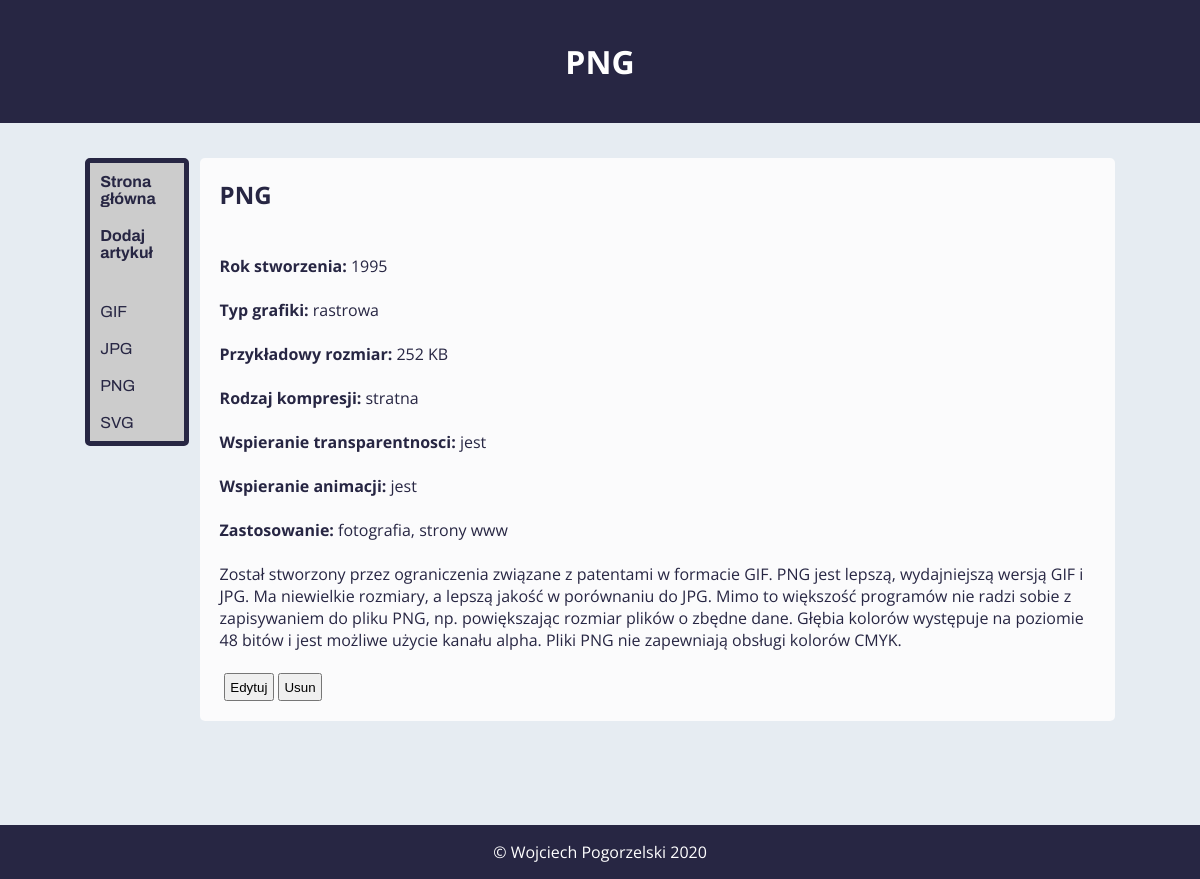
Screenshot of /show.php?id=5 with the database file from the repository.
### tables this page shows
CREATE TABLE `article` (
  `id` bigint(20) UNSIGNED NOT NULL,
  `header` varchar(255) NOT NULL
);

CREATE TABLE `articlebody` (
  `id` bigint(20) UNSIGNED NOT NULL,
  `id_article` bigint(20) UNSIGNED DEFAULT NULL,
  `body` text NOT NULL,
  `rok` text NOT NULL,
  `typ` text NOT NULL,
  `size` text NOT NULL,
  `rodzaj` text NOT NULL,
  `transparent` text NOT NULL,
  `animacje` text NOT NULL,
  `zastosowanie` text NOT NULL
);

### show.php (called while the page is built)
<?php include 'header.php';?>
<?php include 'nav.php';?>
<?php include 'article.php'; ?>
<?php include 'footer.php';?>

### article.php (the view, shortened to what this page needs)
<?php
$id=$_GET["id"];
echo "<article>";
$con = mysqli_connect("localhost", "root", "", "graphics");
$sql = "SELECT * FROM articlebody ab INNER JOIN article a ON a.id=ab.id_article WHERE a.id='$id'";
$done = mysqli_query($con, $sql);
if (mysqli_num_rows($done) > 0){
    while ($row = mysqli_fetch_assoc($done)){
        $id=$row["id"];
        echo "<h2>".$row["header"]."</h2><br>";
        echo "<br>";
        echo "<p><b>Rok stworzenia: </b>".$row["rok"]."</p><br>";
        echo "<p><b>Typ grafiki: </b>".$row["typ"]."</p><br>";
        echo "<p><b>Przykładowy rozmiar: </b>".$row["size"]."</p><br>";
        echo "<p><b>Rodzaj kompresji: </b>".$row["rodzaj"]."</p><br>";
        echo "<p><b>Wspieranie transparentnosci: </b>".$row["transparent"]."</p><br>";
        echo "<p><b>Wspieranie animacji: </b>".$row["animacje"]."</p><br>";
        echo "<p><b>Zastosowanie: </b>".$row["zastosowanie"]."</p><br>";
        echo "<p>".$row["body"]."</p><br>";
    }
}
echo "<a href='edit.php?id=$id'><button class='edit' style='margin-left: 0.5%; float: left; padding: 0.5%'>Edytuj</button></a> ";
echo "<form method=\"POST\" onsubmit=\"return confirm('Jestes pewny?');\">
            <input type=\"hidden\" name=\"_METHOD\" value=\"DELETE\">
            <input type=\"hidden\" name=\"id\" value=\"<?php echo $id; ?\">
        <button type=\"submit\" style='margin-left: 0.5%; float: left; padding: 0.5%'>Usun</button>
        </form>";
echo "</article>";
echo "</section>";
?>

### header.php (shortened to what this page needs)
<?php
echo '
<!doctype html>
<html lang="en">
<head>
    <meta charset="UTF-8">
    <meta name="viewport"
          content="width=device-width, user-scalable=no, initial-scale=1.0, maximum-scale=1.0, minimum-scale=1.0">
    <meta http-equiv="X-UA-Compatible" content="ie=edge">
    <meta name="author" content="Wojciech Pogorzelski 3c, SCI">
    <link rel="stylesheet" href="betterstyle.css">
<link href="https://fonts.googleapis.com/css?family=Archivo:500|Open+Sans:300,700" rel="stylesheet">
    <title>Graphics files</title>
</head>
<body>';
$curPageName = substr($_SERVER["SCRIPT_NAME"], strrpos($_SERVER["SCRIPT_NAME"], "/") + 1);
if ($curPageName == "show.php"){
    $id=$_GET["id"];
    $con = mysqli_connect("localhost", "root", "", "graphics");
    $sql = "SELECT * FROM article a WHERE a.id=$id";
    $done = mysqli_query($con, $sql);
    if (mysqli_num_rows($done) > 0){
        while ($row = mysqli_fetch_assoc($done)){
            echo "<header><h1>".$row["header"]."</h1></header>";
        }
    }
}
?>

### nav.php (shortened to what this page needs)
<?php
echo "<section>";
echo "<nav>";
echo "<ul>";
echo "<li><a href='index.php'><b>Strona główna</b></a></li>";
echo "<li><a href='add.php'><b>Dodaj artykuł</b></a></li>";
echo "<li><br></li>";
$con = mysqli_connect("localhost", "root", "", "graphics");
$sql = "SELECT * FROM article";
$done = mysqli_query($con, $sql);
if (mysqli_num_rows($done) > 0){
    while ($row = mysqli_fetch_assoc($done)){
        echo "<li><a href='show.php?id=".$row["id"]."'>".$row["header"]."</a></li>";
    }
}
echo "</ul>";
echo "</nav>";
?>

### betterstyle.css (style rules this page uses)
* { margin: 0px; padding: 0px; box-sizing: border-box; }
body { font-family: 'Open Sans', sans-serif; margin: 0 auto; align-content: center; width: 100%; background-color: #e6ecf2; color: white; position: relative; padding-bottom: 58px; min-height: 100vh; }
header { background-color: #272643; text-align: center; padding: 40px; }
nav { float: left; width: 10%; background: #ccc; margin: 0.5%; border: solid 5px #272643; border-radius: 5px; margin-bottom: 100px; }
nav ul { list-style-type: none; padding: 0; }
nav a { display:block; padding: 10px; color: #272643; text-decoration: none; font-family: 'Archivo', sans-serif; }
nav li { width: 100%; overflow: hidden; text-overflow: ellipsis; }
article { float: left; padding: 20px; width: 88%; margin: 0.5%; color: #272643; background-color: #fbfbfc; margin-bottom: 100px; border-radius: 5px; }
section { width: 90vw; margin: 0 auto; padding: 30px 20px; }

### rows the page displays
article: header "PNG"
article: header "GIF"
article: header "JPG"
article: header "SVG"
articlebody: id_article.header "PNG", rok "1995", typ "rastrowa", size "252 KB", rodzaj "stratna", transparent "jest", animacje "jest", zastosowanie "fotografia, strony www", body "Został stworzony przez ograniczenia związane z patentami w formacie GIF. PNG jest lepszą, wydajniejszą wersją GIF i JPG. Ma niewielkie rozmiary, a lepszą jakość w porównaniu do JPG. Mimo to większość programów nie radzi sobie z zapisywaniem do pliku PNG, np. powiększając rozmiar plików o zbędne dane. Głębia kolorów występuje na poziomie 48 bitów i jest możliwe użycie kanału alpha. Pliki PNG nie zapewniają obsługi kolorów CMYK."
